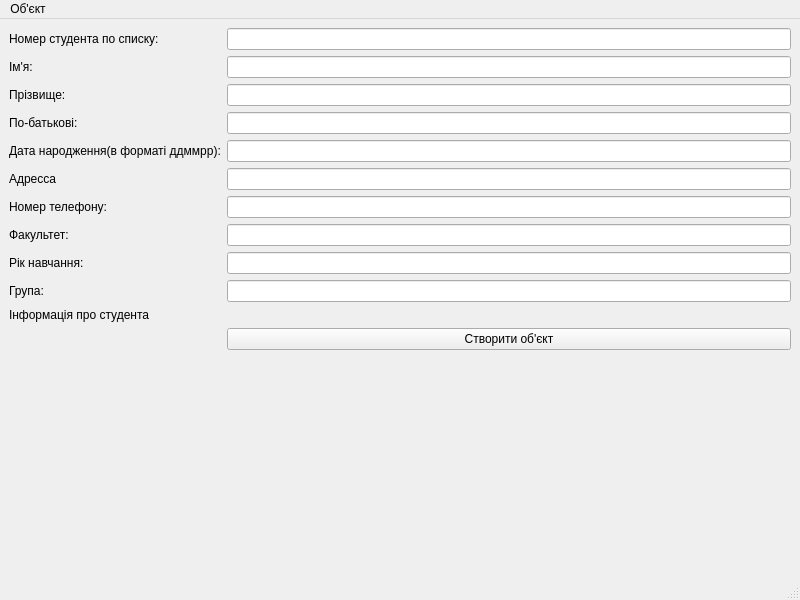
<?xml version="1.0" encoding="UTF-8"?>
<ui version="4.0">
 <class>MainWindow</class>
 <widget class="QMainWindow" name="MainWindow">
  <property name="geometry">
   <rect>
    <x>0</x>
    <y>0</y>
    <width>800</width>
    <height>600</height>
   </rect>
  </property>
  <property name="windowTitle">
   <string>MainWindow</string>
  </property>
  <widget class="QWidget" name="centralwidget">
   <layout class="QFormLayout" name="formLayout">
    <item row="0" column="0">
     <widget class="QLabel" name="label_4">
      <property name="text">
       <string>Номер студента по списку:</string>
      </property>
     </widget>
    </item>
    <item row="0" column="1">
     <widget class="QLineEdit" name="leId"/>
    </item>
    <item row="1" column="0">
     <widget class="QLabel" name="label">
      <property name="text">
       <string>Ім'я:</string>
      </property>
     </widget>
    </item>
    <item row="1" column="1">
     <widget class="QLineEdit" name="leFirstName"/>
    </item>
    <item row="2" column="0">
     <widget class="QLabel" name="label_2">
      <property name="text">
       <string>Прізвище:</string>
      </property>
     </widget>
    </item>
    <item row="2" column="1">
     <widget class="QLineEdit" name="leLastName"/>
    </item>
    <item row="3" column="0">
     <widget class="QLabel" name="label_3">
      <property name="text">
       <string>По-батькові:</string>
      </property>
     </widget>
    </item>
    <item row="3" column="1">
     <widget class="QLineEdit" name="lePaternalName"/>
    </item>
    <item row="4" column="0">
     <widget class="QLabel" name="label_9">
      <property name="text">
       <string>Дата народження(в форматі ддммрр):</string>
      </property>
     </widget>
    </item>
    <item row="4" column="1">
     <widget class="QLineEdit" name="leDate"/>
    </item>
    <item row="5" column="0">
     <widget class="QLabel" name="label_7">
      <property name="text">
       <string>Адресса</string>
      </property>
     </widget>
    </item>
    <item row="5" column="1">
     <widget class="QLineEdit" name="leAddress"/>
    </item>
    <item row="6" column="0">
     <widget class="QLabel" name="label_10">
      <property name="text">
       <string>Номер телефону:</string>
      </property>
     </widget>
    </item>
    <item row="6" column="1">
     <widget class="QLineEdit" name="lePhoneNumber"/>
    </item>
    <item row="7" column="0">
     <widget class="QLabel" name="label_6">
      <property name="text">
       <string>Факультет:</string>
      </property>
     </widget>
    </item>
    <item row="7" column="1">
     <widget class="QLineEdit" name="leFaculty"/>
    </item>
    <item row="8" column="0">
     <widget class="QLabel" name="label_8">
      <property name="text">
       <string>Рік навчання:</string>
      </property>
     </widget>
    </item>
    <item row="8" column="1">
     <widget class="QLineEdit" name="leYear"/>
    </item>
    <item row="9" column="0">
     <widget class="QLabel" name="label_5">
      <property name="text">
       <string>Група:</string>
      </property>
     </widget>
    </item>
    <item row="9" column="1">
     <widget class="QLineEdit" name="leGroup"/>
    </item>
    <item row="16" column="0">
     <widget class="QLabel" name="lbStudentInfo">
      <property name="text">
       <string>Інформація про студента</string>
      </property>
     </widget>
    </item>
    <item row="17" column="1">
     <widget class="QPushButton" name="showInfo">
      <property name="text">
       <string>Створити об'єкт</string>
      </property>
     </widget>
    </item>
   </layout>
  </widget>
  <widget class="QMenuBar" name="menubar">
   <property name="geometry">
    <rect>
     <x>0</x>
     <y>0</y>
     <width>800</width>
     <height>23</height>
    </rect>
   </property>
   <widget class="QMenu" name="menu">
    <property name="title">
     <string>Об'єкт</string>
    </property>
    <addaction name="separator"/>
    <addaction name="separator"/>
    <addaction name="aCreateObject"/>
    <addaction name="separator"/>
    <addaction name="aShowObject"/>
    <addaction name="separator"/>
    <addaction name="aQuit"/>
   </widget>
   <addaction name="menu"/>
  </widget>
  <widget class="QStatusBar" name="statusbar"/>
  <action name="aCreateObject">
   <property name="text">
    <string>Створити Об'єкт</string>
   </property>
  </action>
  <action name="aShowObject">
   <property name="text">
    <string>Показати об'єкт</string>
   </property>
  </action>
  <action name="aQuit">
   <property name="text">
    <string>Вийти</string>
   </property>
  </action>
 </widget>
 <resources/>
 <connections/>
</ui>
